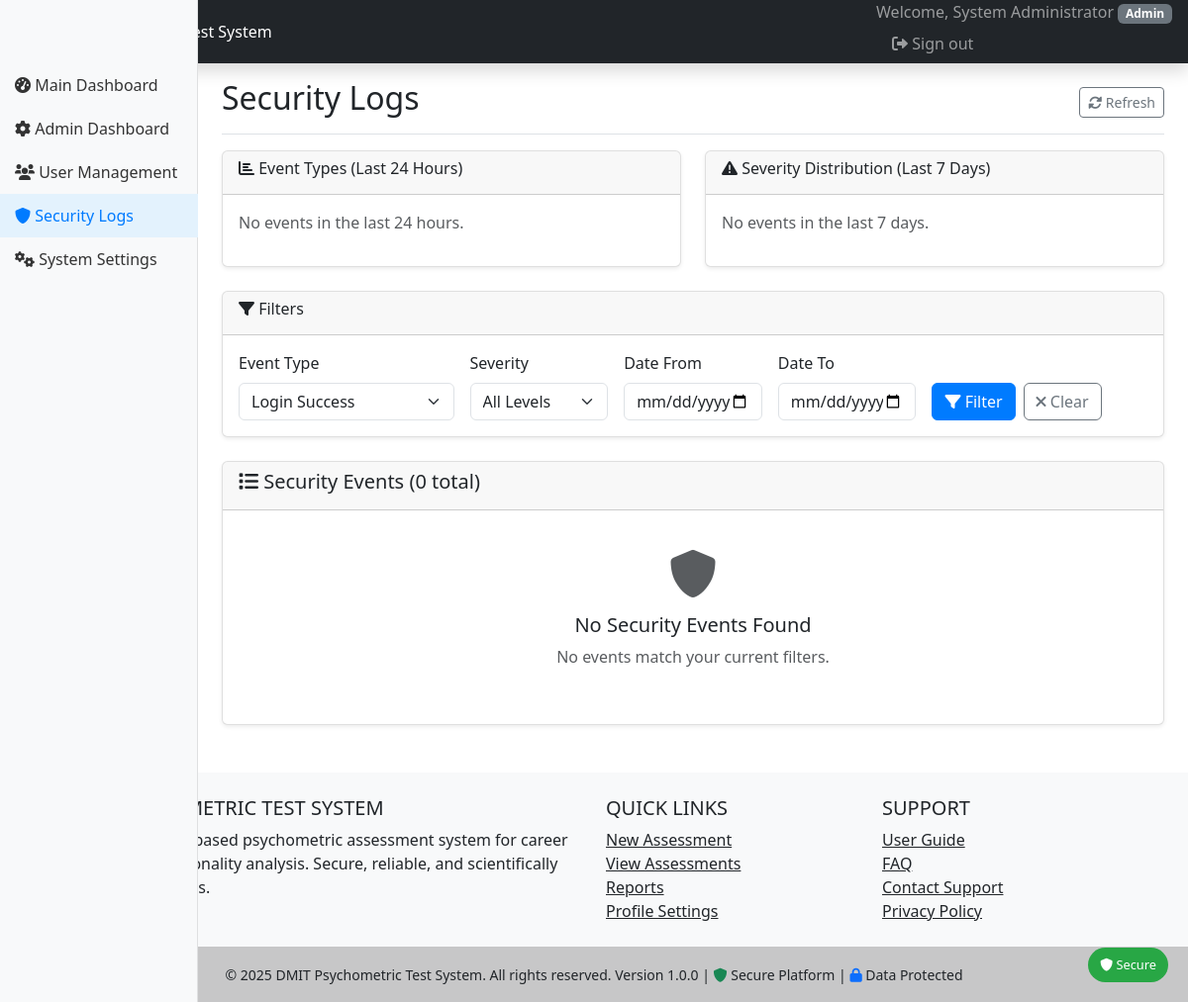
Page /admin/security.php?event_type=login_success (signed in) on the earlier database version.
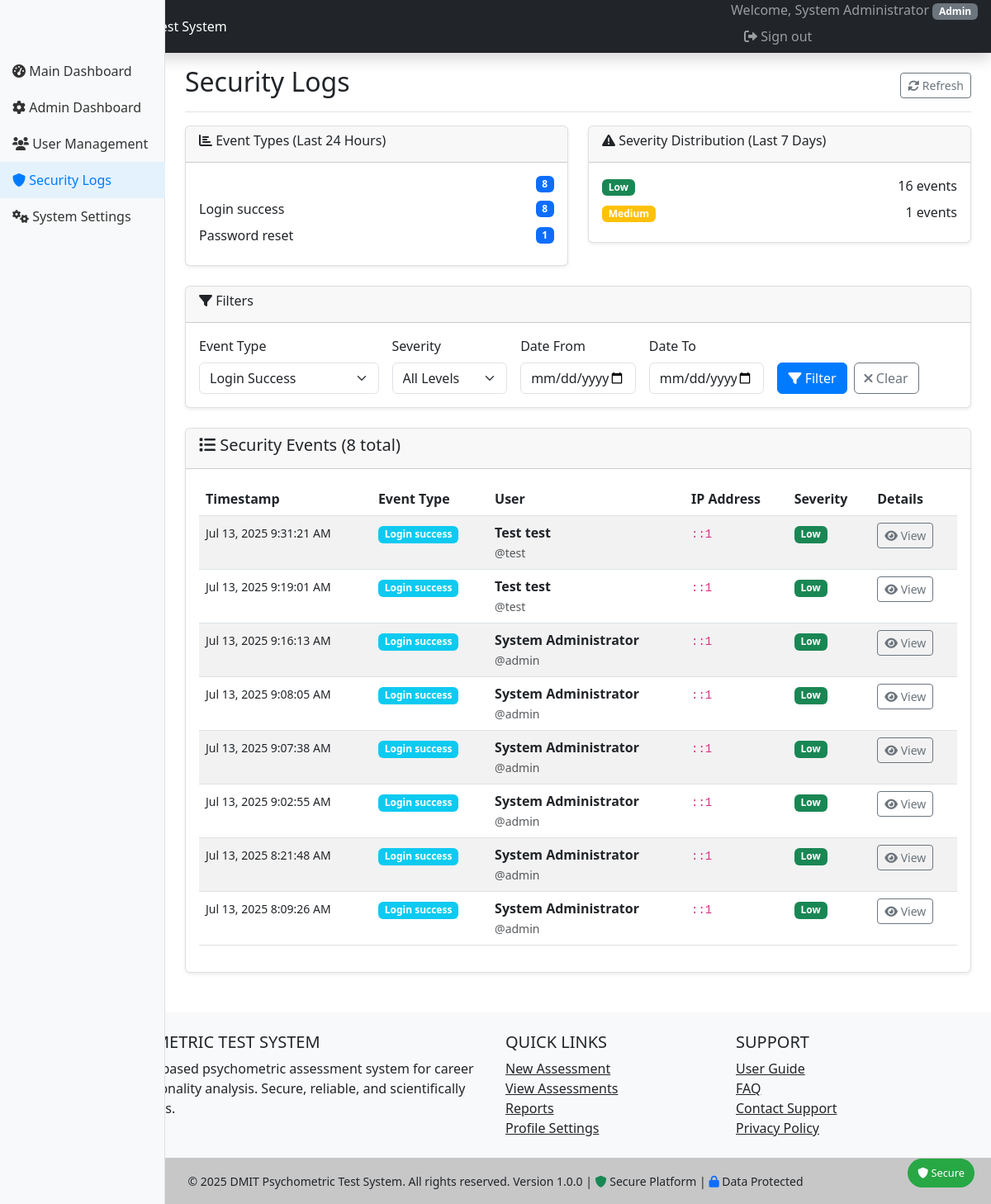
Same page on the later database version.
### tables this page shows
CREATE TABLE `security_events` (
  `id` int(11) NOT NULL,
  `event_type` enum('login_attempt','login_success','login_failure','account_locked','password_reset','suspicious_activity','data_access') NOT NULL,
  `user_id` int(11) DEFAULT NULL,
  `ip_address` varchar(45) NOT NULL,
  `user_agent` text DEFAULT NULL,
  `details` longtext DEFAULT NULL CHECK (json_valid(`details`)),
  `severity` enum('low','medium','high','critical') DEFAULT 'medium',
  `created_at` timestamp NULL DEFAULT current_timestamp()
);

CREATE TABLE `users` (
  `id` int(11) NOT NULL,
  `username` varchar(50) NOT NULL,
  `email` varchar(100) NOT NULL,
  `password_hash` varchar(255) NOT NULL,
  `salt` varchar(32) NOT NULL,
  `role` enum('admin','counselor','user') DEFAULT 'user',
  `first_name` varchar(50) NOT NULL,
  `last_name` varchar(50) NOT NULL,
  `phone` varchar(15) DEFAULT NULL,
  `date_of_birth` date DEFAULT NULL,
  `gender` enum('male','female','other') DEFAULT NULL,
  `is_active` tinyint(1) DEFAULT 1,
  `email_verified` tinyint(1) DEFAULT 0,
  `verification_token` varchar(255) DEFAULT NULL,
  `reset_token` varchar(255) DEFAULT NULL,
  `reset_token_expires` datetime DEFAULT NULL,
  `last_login` datetime DEFAULT NULL,
  `login_attempts` int(11) DEFAULT 0,
  `locked_until` datetime DEFAULT NULL,
  `created_at` timestamp NULL DEFAULT current_timestamp(),
  `updated_at` timestamp NULL DEFAULT current_timestamp() ON UPDATE current_timestamp()
);

### includes/functions.php (called while the page is built, shortened)
<?php
function formatDate($date, $format = 'Y-m-d H:i:s') {
    return date($format, strtotime($date));
}
?>

### admin/security.php (the view, shortened to what the rows shown need)
<?php
require_once '../config/config.php';
$page = $_GET['page'] ?? 1;
$limit = 20;
$offset = ($page - 1) * $limit;
$eventType = $_GET['event_type'] ?? '';
try {
    $database = new Database();
    $conn = $database->getConnection();
    $whereConditions = [];
    $params = [];
    if (!empty($eventType)) {
        $whereConditions[] = 'event_type = ?';
        $params[] = $eventType;
    }
    $whereClause = !empty($whereConditions) ? 'WHERE ' . implode(' AND ', $whereConditions) : '';
    $query = "
        SELECT se.*, u.first_name, u.last_name, u.username
        FROM security_events se
        LEFT JOIN users u ON se.user_id = u.id
        $whereClause
        ORDER BY se.created_at DESC
        LIMIT ? OFFSET ?
    ";
    $params[] = $limit;
    $params[] = $offset;
    $stmt = $conn->prepare($query);
    $stmt->execute($params);
    $securityEvents = $stmt->fetchAll();
} catch (Exception $e) {
    $securityEvents = [];
    $eventCounts = [];
    $severityCounts = [];
    $totalPages = 0;
    error_log("Security logs error: " . $e->getMessage());
}
include '../includes/header.php';
?>
<div class="container-fluid">
    <div class="row">
        <main class="col-md-9 ms-sm-auto col-lg-10 px-md-4">
            <div class="d-flex justify-content-between flex-wrap flex-md-nowrap align-items-center pt-3 pb-2 mb-3 border-bottom">
                <h1 class="h2">Security Logs</h1>
            </div>
            <div class="card">
                <div class="card-body">
                    <?php if (empty($securityEvents)): ?>
                        <div class="text-center py-4">
                            <i class="fas fa-shield-alt fa-3x text-muted mb-3"></i>
                            <h5>No Security Events Found</h5>
                            <p class="text-muted">No events match your current filters.</p>
                        </div>
                    <?php else: ?>
                        <div class="table-responsive">
                            <table class="table table-striped table-hover">
                                <thead>
                                    <tr>
                                        <th>Timestamp</th>
                                        <th>Event Type</th>
                                        <th>User</th>
                                        <th>IP Address</th>
                                        <th>Severity</th>
                                        <th>Details</th>
                                    </tr>
                                </thead>
                                <tbody>
                                    <?php foreach ($securityEvents as $event): ?>
                                    <tr>
                                        <td>
                                            <small><?php echo formatDate($event['created_at'], 'M d, Y g:i:s A'); ?></small>
                                        </td>
                                        <td>
                                            <span class="badge bg-info">
                                                <?php echo ucfirst(str_replace('_', ' ', $event['event_type'])); ?>
                                            </span>
                                        </td>
                                        <td>
                                            <?php if ($event['user_id']): ?>
                                                <div>
                                                    <strong><?php echo htmlspecialchars($event['first_name'] . ' ' . $event['last_name']); ?></strong>
                                                    <br><small class="text-muted">@<?php echo htmlspecialchars($event['username']); ?></small>
                                                </div>
                                            <?php else: ?>
                                                <span class="text-muted">Anonymous</span>
                                            <?php endif; ?>
                                        </td>
                                        <td>
                                            <code><?php echo htmlspecialchars($event['ip_address']); ?></code>
                                        </td>
                                        <td>
                                            <?php
                                            $badgeClass = [
                                                'low' => 'bg-success',
                                                'medium' => 'bg-warning',
                                                'high' => 'bg-danger',
                                                'critical' => 'bg-dark'
                                            ][$event['severity']] ?? 'bg-secondary';
                                            ?>
                                            <span class="badge <?php echo $badgeClass; ?>">
                                                <?php echo ucfirst($event['severity']); ?>
                                            </span>
                                        </td>
                                        <td>
                                            <?php if ($event['details']): ?>
                                                <button type="button" class="btn btn-sm btn-outline-secondary"
                                                        onclick="showDetails('<?php echo htmlspecialchars(json_encode($event['details'])); ?>')">
                                                    <i class="fas fa-eye"></i> View
                                                </button>
                                            <?php else: ?>
                                                <span class="text-muted">-</span>
                                            <?php endif; ?>
                                        </td>
                                    </tr>
                                    <?php endforeach; ?>
                                </tbody>
                            </table>
                        </div>
                    <?php endif; ?>
                </div>
            </div>
        </main>
    </div>
</div>
<?php include '../includes/footer.php'; ?>

Differences in the rows shown:
added security_events: created_at "Jul 13, 2025 9:31:21 AM", event_type "Login success", user.last_name "Test test", user.username "test", ip_address "::1", severity "Low"
added security_events: created_at "Jul 13, 2025 9:19:01 AM", event_type "Login success", user.last_name "Test test", user.username "test", ip_address "::1", severity "Low"
added security_events: created_at "Jul 13, 2025 9:16:13 AM", event_type "Login success", user.last_name "System Administrator", user.username "admin", ip_address "::1", severity "Low"
added security_events: created_at "Jul 13, 2025 9:08:05 AM", event_type "Login success", user.last_name "System Administrator", user.username "admin", ip_address "::1", severity "Low"
added security_events: created_at "Jul 13, 2025 9:07:38 AM", event_type "Login success", user.last_name "System Administrator", user.username "admin", ip_address "::1", severity "Low"
added security_events: created_at "Jul 13, 2025 9:02:55 AM", event_type "Login success", user.last_name "System Administrator", user.username "admin", ip_address "::1", severity "Low"
added security_events: created_at "Jul 13, 2025 8:21:48 AM", event_type "Login success", user.last_name "System Administrator", user.username "admin", ip_address "::1", severity "Low"
added security_events: created_at "Jul 13, 2025 8:09:26 AM", event_type "Login success", user.last_name "System Administrator", user.username "admin", ip_address "::1", severity "Low"
Other differences:
$totalRecords: "0" → "8"
new list line: "8"
new list line: "Login success 8"
new list line: "Password reset 1"
new list line: "Low 16 events"
new list line: "Medium 1 events"
text no longer shown: "No events in the last 24 hours. No events in the last 7 days. No Security Events Found No events match your current filters."
text now shown: "Timestamp Event Type User IP Address Severity Details"
